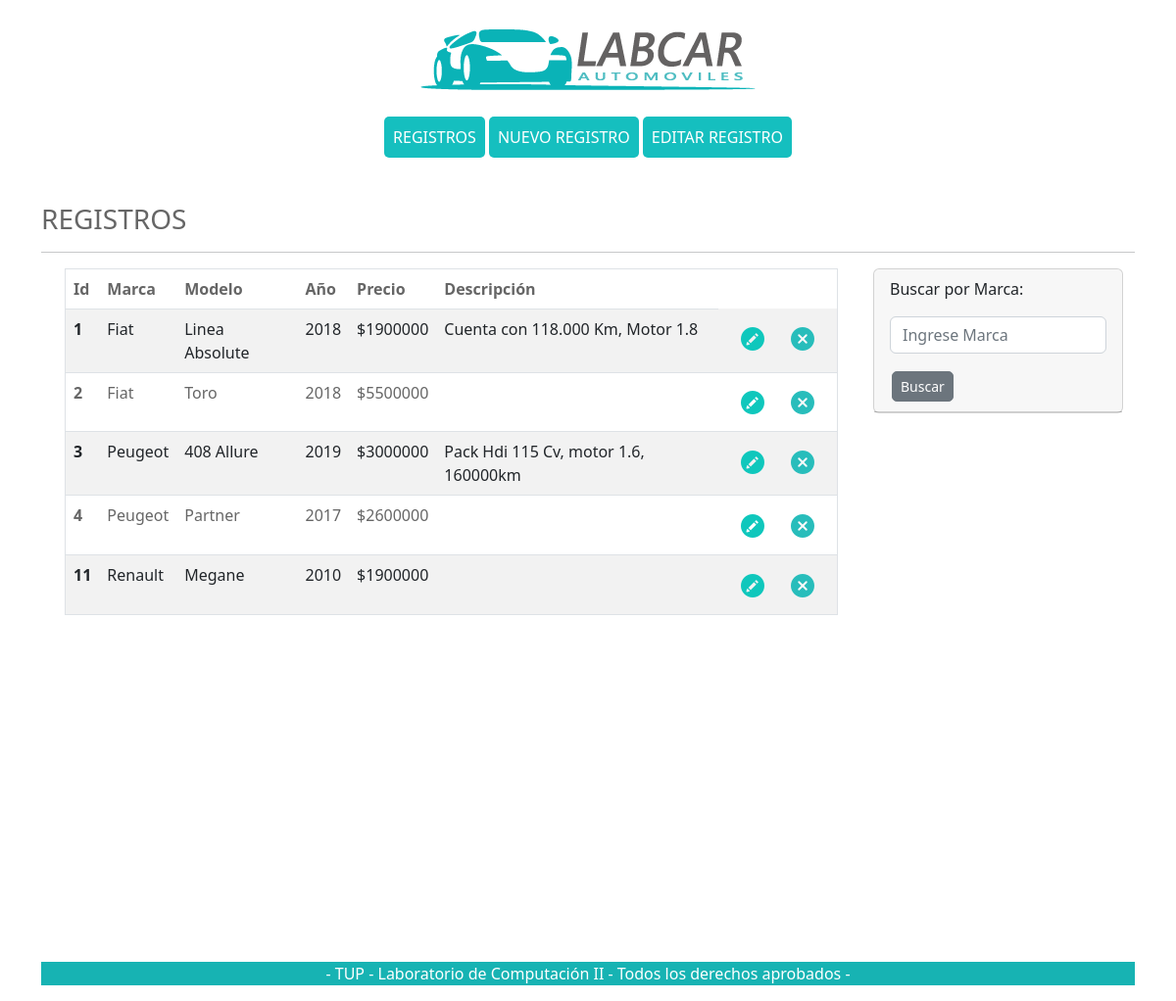
The app's page /index.php?action=showCars with its own data.
### tables this page shows
CREATE TABLE `cars` (
  `id` int(11) NOT NULL,
  `Brand` varchar(100) NOT NULL,
  `Model` varchar(100) NOT NULL,
  `Year` int(11) NOT NULL,
  `Price` double NOT NULL,
  `DescriptionC` varchar(200) DEFAULT NULL
);

### Controller/PageController.php (called while the page is built, shortened)
<?php
    require_once 'Model/Car.php';
class PageController
{
    public function GetTemplate(){
        include_once 'View/Template/Template.php';
    }
    public function GetPage(){
        if( isset($_GET['action']) ){
            $btnAction = $_GET['action'];
            return $this->$btnAction();
        }
    }
    private function ShowCars(){
        try{
            $cars = Car::GetAll();
            return include_once "View/CarViews/ShowCars.php";
        }
        catch(exception $e){
            echo $e;
        }
    }
}
?>

### index.php (called while the page is built)
<?php
require_once "Controller/PageController.php";
$controller = new PageController();
$controller->GetTemplate();
?>

### Model/Car.php (called while the page is built, shortened)
<?php
class Car
{
    public function __construct($id, $Brand, $Model, $Year, $Price, $DescriptionC)
    {
        $this->id = $id;
        $this->Brand = $Brand;
        $this->Model = $Model;
        $this->Year = $Year;
        $this->Price = $Price;
        $this->DescriptionC = $DescriptionC;
    }
    public static function GetAll()
    {
        $carsList = [];
        $connect = DBConnection::StartConnection();
        $query = "SELECT * FROM cars";
        try {
            $queryResult = mysqli_query($connect, $query);
        } catch (Exception $e) {
            return $e;
        }
        while ($cars = $queryResult->fetch_object()) {
            $carsList[] = new Car($cars->id, $cars->Brand, $cars->Model, $cars->Year, $cars->Price, $cars->DescriptionC);
        }
        return $carsList;
    }
}

### View/CarViews/ShowCars.php (the view)
<section>
    <div class="titleDiv">
        <h3>REGISTROS</h3>
    </div>
    <hr>
    <div class="container">
        <div class="row">
            <div class="col-9">
                <div class="container">
                    <table class="table table-striped TableReg border">
                        <thead>
                            <tr>
                                <th scope="col">Id</th>
                                <th scope="col">Marca</th>
                                <th scope="col">Modelo</th>
                                <th scope="col">Año</th>
                                <th scope="col">Precio</th>
                                <th scope="col">Descripción</th>
                            </tr>
                        </thead>
                        <tbody>
                            <?php
                            foreach ($cars as $Car) { ?>
                                <tr>
                                    <th scope="row"><?= $Car->id ?></th>
                                    <td><?= $Car->Brand ?></td>
                                    <td><?= $Car->Model ?></td>
                                    <td><?= $Car->Year ?></td>
                                    <td>$<?= $Car->Price ?></td>
                                    <td><?= $Car->DescriptionC ?></td>
                                    <td>
                                        <div class="btn-group" role="group" aria-label="">
                                            <a href='index.php?action=UpdateCar&id=<?php echo $Car->id ?>' class="btn"><img src="./Assets/edit.png" alt="icono"></a>
                                            <a href="index.php?action=DeleteCar&id=<?php echo $Car->id ?>" class="btn"><img src="./Assets/delete.png" alt="icono"></a>
                                        </div>
                                    </td>
                                </tr>
                            <?php } ?>
                        </tbody>
                    </table>
                </div>
            </div>
            <div class="col-3">
                <div class="card">
                    <div class="card-header">
                        <form action="" method="post">
                            <p>Buscar por Marca:</p>
                            <div class="mb-3">
                                <input type="text" class="form-control" name="_Brand" id="_Brand" aria-describedby="helpId" placeholder="Ingrese Marca" required>
                            </div>
                            <a href="index.php?action=ShowForBrand&Brand=<?php echo $Car->Brand ?>" class="btn btn-secondary btn-sm">Buscar</a>
                        </form>
                    </div>
                </div>
            </div>
        </div>
    </div>
</section>

### View/Template/Header.php (shortened to what this page needs)
<!DOCTYPE html>
<html lang="en">
<head>
    <link href="https://cdn.jsdelivr.net/npm/bootstrap@5.2.0-beta1/dist/css/bootstrap.min.css" rel="stylesheet">
    <link rel="stylesheet" href="./Assets/Style.css">
</head>
<body>
    <header>
        <div class="banner">
            <a href="index.php?action=showCars"><img src="./Assets/LabCar.png" alt="Logo"></a>
        </div>
        <?php include_once 'View/NavigationBar.php'; ?>
    </header>

### View/NavigationBar.php
<nav class="navbar navbar-expand navbar-light bg-withe">
    <div class="nav navbar-nav mx-auto">
        <a class="nav-item nav-link butNav btn" href="index.php?action=ShowCars">Registros</a>
        <a class="nav-item nav-link butNav btn" href="index.php?action=SetRegistrer">Nuevo Registro</a>
        <a class="nav-item nav-link butNav btn" href="index.php?action=UpdateCar">Editar Registro</a>
    </div>
</nav>

### View/Template/Template.php (shortened to what this page needs)
<?php include_once 'Header.php'; ?>
    <section class="central">
        <div class="container spaces ">
            <div class="row">
                <col-8>
                    <?php
                    $controller = new PageController();
                    $controller->getPage();
                    ?>
                </col-8>
            </div>
        </div>
    </section>
<?php include_once 'Footer.php'; ?>

### View/Template/Footer.php (shortened to what this page needs)
<section>
        <div class="container">
            <div class="row">
                <col-8>
                    <footer>
                        <p>- TUP - Laboratorio de Computación II - Todos los derechos aprobados -</p>
                    </footer>
                </col-8>
            </div>
        </div>
    </section>
</body>
</html>

### Assets/Style.css (style rules this page uses)
body { position: relative; }
footer { background-color: rgb(23, 179, 179); color: white; text-align: center; margin-top: 1%; bottom: 0; width: 100%; }
.spaces { padding-top: 3%; }
.central { min-height: 100vh; }
.banner { text-align: center; padding-top: 2%; padding-bottom: 1%; }
.btn { margin:2px; border-radius: 5px; }
.butNav { margin: 2px; display: inline-block; background-color: rgb(21, 191, 191); color: white; text-transform: uppercase; }
.titleDiv { color: #666; }
.TableReg { color:#666; }

### records on screen
cars: id "1", Brand "Fiat", Model "Linea Absolute", Year "2018", Price "1900000", DescriptionC "Cuenta con 118.000 Km, Motor 1.8"
cars: id "2", Brand "Fiat", Model "Toro", Year "2018", Price "5500000"
cars: id "3", Brand "Peugeot", Model "408 Allure", Year "2019", Price "3000000", DescriptionC "Pack Hdi 115 Cv, motor 1.6, 160000km"
cars: id "4", Brand "Peugeot", Model "Partner", Year "2017", Price "2600000"
cars: id "11", Brand "Renault", Model "Megane", Year "2010", Price "1900000"
